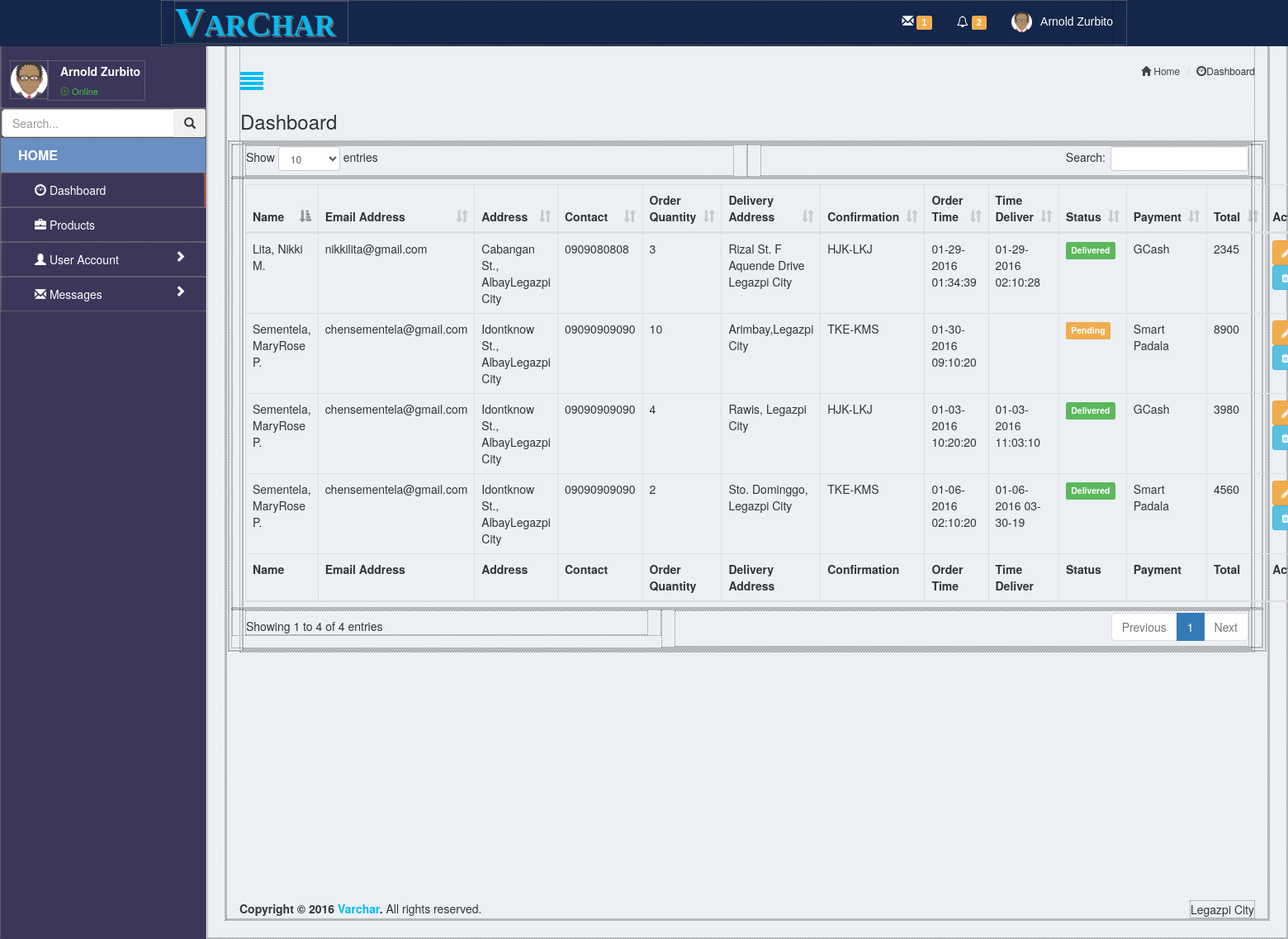
Screenshot of /admin/dashboard.php with the database file from the repository.
### tables this page shows
CREATE TABLE IF NOT EXISTS `_order` (
  `order_id` int(50) NOT NULL AUTO_INCREMENT,
  `address_deliver` varchar(500) NOT NULL,
  `confirmation` varchar(500) NOT NULL,
  `status` varchar(500) NOT NULL,
  `time_order` varchar(600) NOT NULL,
  `time_deliver` varchar(500) NOT NULL,
  `order_quantity` int(11) NOT NULL,
  `payment_method` varchar(500) NOT NULL,
  `payable` int(50) NOT NULL,
  `Cus_ID` int(11) NOT NULL,
  `User_ID` int(50) NOT NULL,
  PRIMARY KEY (`order_id`),
  KEY `Cus_ID` (`Cus_ID`),
  KEY `User_ID` (`User_ID`),
  KEY `User_ID_3` (`User_ID`)
);

CREATE TABLE IF NOT EXISTS `customer` (
  `Cus_ID` int(70) NOT NULL AUTO_INCREMENT,
  `Cus_Lname` varchar(500) NOT NULL,
  `Street` varchar(50) NOT NULL,
  `Municipality` varchar(50) NOT NULL,
  `City` varchar(50) NOT NULL,
  `Contact` varchar(50) NOT NULL,
  `Cus_Mname` varchar(600) NOT NULL,
  `Cus_Fname` varchar(600) NOT NULL,
  `User_ID` int(50) NOT NULL,
  PRIMARY KEY (`Cus_ID`),
  KEY `User_ID` (`User_ID`)
);

CREATE TABLE IF NOT EXISTS `user_account` (
  `User_ID` int(50) NOT NULL AUTO_INCREMENT,
  `Email` varchar(900) NOT NULL,
  `Password` varchar(900) NOT NULL,
  `Account_Type` varchar(500) NOT NULL,
  PRIMARY KEY (`User_ID`)
);

### admin/dashboard.php (the view, shortened to what this page needs)
<!DOCTYPE html>
<html lang="en">
<head>
    <link href="../bootstrap/css/bootstrap.css" rel="stylesheet">
    <link href="../css/style.css" rel="stylesheet">
     <link rel="stylesheet" type="text/css" href="../bootstrap/css/dataTables.bootstrap.min.css">
    <link rel="stylesheet" href="../bootstrap/css/font-awesome.min.css">
</head>
<body>
 <div id="wrapper">
   <header>
        <nav class="navbar navbar-fixed-top navbar-inverse" >
          <div class="container">
            <div class="navbar-header">
    <a href="" class="navbar-brand"><span class="vtext">V</span ><span class="archartext">AR<span  class="ctext">C</span>HAR</span></a>
            </div>
            <div class="collapse navbar-collapse" id="navbar-collapse">
               <ul class="nav navbar-nav navbar-right">
                  <li class="dropdown messages-menu">
                        <a href="#" class="dropdown-toggle" data-toggle="dropdown">
                            <i class="glyphicon glyphicon-envelope icon-animated-vertical"></i>
                            <span class="label label-warning notification-number">1</span>
                        </a>
                  </li>
                    <li class="dropdown notifications-menu">
                      <a href="#" class="dropdown-toggle" data-toggle="dropdown">
                        <i class="fa fa-bell-o fa-sm  icon-animated-bell"></i>
                        <span class="label label-warning">2</span>
                      </a>
                    </li>
                  <li class="dropdown user user-menu">
                    <a href="#" class="dropdown-toggle" data-toggle="dropdown">
                    <img src="../img/admin.png" class="img-circle user-image" alt="User Image"> <span class="hidden-xs"> Arnold Zurbito</span></a>
                  </li>
               </ul>
            </div>
          </div>
        </nav>
  </header>
        <div id="sidebar-wrapper">
            <ul class="sidebar-nav treeview-menu">
                  <div class="user-panel">
                      <div class="pull-left image">
                         <img src="../img/admin.png" class="img-circle" alt="User Image">
                      </div>
                      <div class="pull-left info">
                         <p>Arnold Zurbito</p>
                         <a href="#"><i class="glyphicon glyphicon-record text-success"></i> Online</a>
                      </div>
                  </div>
                    <form action="#" method="get" class="sidebar-form">
                      <div class="input-group">
                        <input type="text" name="q" class="form-control" placeholder="Search...">
                        <span class="input-group-btn">
                        <button type="submit" name="search" id="search-btn" class="btn btn-flat"><i class="glyphicon glyphicon-search"></i></button>
                        </span>
                      </div>
                    </form>
                <li class="hom text-left">
                    <div href="#" class="hom">
                        HOME
                    </div>
                </li>
                <li class="activate">
                  <div>
                      <a  href="dashboard.php" ><i class="  glyphicon glyphicon-dashboard"></i> Dashboard</a>
                 </div>
                </li>
                <li>
                  <div >
                      <a href="product.php"><i class="glyphicon glyphicon-briefcase"></i>  Products</a>
                 </div>
                </li>
                <li>
                     <div class="panel-headi ">
                            <a  class="accordion-toggle text-left " data-toggle="collapse" data-parent="#accordion" href="#account"><i class="glyphicon glyphicon-user"></i> User Account  <i class="glyphicon glyphicon-chevron-right icon-arrow-right "> </i>
                            </a>
                     </div>
                </li>
                <li>
                      <div class="panel-headi">
                            <a  class="accordion-toggle" data-toggle="collapse" data-parent="#accordion" href="#message" ><i class="glyphicon glyphicon-envelope"></i>  Messages <i class="glyphicon glyphicon-chevron-right icon-arrow-right"> </i>
                            </a>
                      </div>
                </li>
            </ul>
        </div>
        <div id="page-content-wrapper">
            <div class="container-fluid">
                <div class="row">
                    <div class="col-lg-12">
                      <div class="database">
                      <a href="#menu-toggle"  id="menu-toggle"><span class="fa fa-align-justify fa-2x" ></span></a>
              <section class="content-header">
                <h3>
                Dashboard
                </h3>
                <ol class="breadcrumb">
                  <li><a href=""><i class="glyphicon glyphicon-home"></i> Home</a></li>
                   <li><i class="  glyphicon glyphicon-dashboard"></i>Dashboard</li>
                </ol>
              </section>
    <section class="content">
        <div class="row">
          <div class="col-xs-12">
                <div class="box-body">
                    <table id="dashboard" class="table table-bordered table-hover responsive-utilities jambo_table bulk_action">
                      <thead>
                          <tr class="headings">
                            <th class="column-title">Name </th>
                            <th class="column-title">Email Address</th>
                            <th class="column-title">Address</th>
                            <th class="column-title">Contact</th>
                            <th>Order Quantity</th>
                            <th>Delivery Address</th>
                            <th>Confirmation</th>
                            <th>Order Time</th>
                            <th>Time Deliver</th>
                            <th>Status</th>
                            <th>Payment</th>
                            <th>Total</th>
                            <th>Action</th>
                          </tr>
                        </thead>
                        <tfoot>
                          <tr>
                            <th>Name </th>
                            <th>Email Address</th>
                            <th>Address</th>
                            <th>Contact</th>
                            <th>Order Quantity</th>
                            <th>Delivery Address</th>
                            <th>Confirmation</th>
                            <th>Order Time</th>
                            <th>Time Deliver</th>
                            <th>Status</th>
                            <th>Payment</th>
                            <th>Total</th>
                            <th>Action</th>
                          </tr>
                        </tfoot>
                        <tbody>
                      <?php
                        include('../php/connection.php');
                          $res = $conn->query("SELECT customer.Cus_Lname,Cus_Fname,Cus_Mname, Contact,Street,Municipality,City,Contact,
                            user_account.Email,_order.order_id,address_deliver,confirmation,order_quantity,status,payment_method,payable,time_order,time_deliver
                            from customer INNER JOIN
                            user_account ON customer.User_ID=user_account.User_ID Inner JOIN _order ON customer.Cus_ID=_order.Cus_ID ORDER BY Customer.Cus_Lname ASC");
                                while($row = $res->fetch_assoc()){
                                  ?>
                                      <tr>
                                          <td><?php echo $row['Cus_Lname'],', ',$row['Cus_Fname'],' ',$row['Cus_Mname'],'.'; ?></td>
                                          <td><?php echo $row['Email']; ?></td>
                                          <td><?php echo $row['Street'],' St., ',$row['Municipality'],$row['City'],' City'; ?></td>
                                          <td><?php echo $row['Contact']; ?></td>
                                          <td><?php echo $row['order_quantity']; ?></td>
                                          <td><?php echo $row['address_deliver']; ?></td>
                                          <td><?php echo $row['confirmation']; ?></td>
                                          <td><?php echo $row['time_order']; ?></td>
                                          <td><?php echo $row['time_deliver']; ?></td>
                                          <td>
                      <?php
                      if ($row['status'] == 'Pending')
                      {
                      echo '<span class="label label-warning">Pending</span>';
                      }
                      else if ($row['status'] == 'Delivered'){
                        echo '<span class="label label-success">Delivered</span>';
                      }
                      else{
                        echo "";
                      }
                        ?>
                      </td>
                                          <td><?php echo $row['payment_method']; ?></td>
                                          <td><?php echo $row['payable']; ?></td>
                                          <td>
                                          <button class="btn  btn-warning btn-sm" type="button" data-toggle="modal" data-target="#updated<?php echo $row['order_id'];?>">
            <i class="fa fa-pencil"></i>
            </button>
            <a class="btn btn-info btn-sm" onclick="return confirm('Are you sure you want to delete?There is no undo !')" href="deleteorder.php?ids=<?php echo $row['order_id'] ?>"><i class="fa fa-trash" aria-hidden="true"></i> Delete</a>
            </td>
                                      </tr>
                                  <?php
                                }
                                ?>
                        </tbody>
                      </table>
                </div>
          </div>
          </div>
        </section>
    </div>
                      <footer class="main-footer">
                              <div class="pull-right hidden-xs">
                                  Legazpi City
                              </div>
                               <strong>Copyright &copy; 2016 <a href="#">Varchar</a>.</strong> All rights reserved.
                      </footer>
                     </div>
                    </div>
                </div>
            </div>
        </div>
</body>
</html>

### css/style.css (style rules this page uses)
div { border:dotted thin grey; }
.vtext { text-shadow:2px 2px #666666; font-size:140%; font-weight: bold; color: #00baf3; font-family: "Times New Roman", Georgia, serif; }
.ctext { text-shadow:2px 2px #666666; font-size:120%; font-weight: bold; color: #00baf3; font-family: "Times New Roman", Georgia, serif; }
.archartext { font-family: "Times New Roman", Georgia, serif; text-shadow:2px 2px #666666; font-size:100%; font-weight: bold; color: #00baf3; }
body { position: relative; padding-top: 30px; background-color: #ecf0f5; }
ul { list-style-type: none; padding: 0px; margin: 0px; }
.panel-headi [data-toggle="collapse"]:after { float: right; color: #F58723; font-size: 18px; line-height: 22px; }
.icon-arrow-right { float: right; margin-top: 8px; margin-right: 25px; }
a { text-decoration:none;color: #00baf3 }
.user-panel { position: relative; width: 100%; padding: 10px; overflow: hidden; padding-top: 40px; }
.user-panel > .image > img { width: 100%; max-width: 45px; height: auto; }
.user-panel > .info { padding: 5px 5px 5px 15px; line-height: 1; position: absolute; left: 55px; }
.user-panel > .info > p { font-weight: 600; margin-bottom: 9px; color:#FFFFFF; }
.user-panel > .info > a { text-decoration: none; padding-right: 5px; margin-top: 3px; font-size: 11px; color:#48C63E; }
.breadcrumb { float: right; background: transparent; margin-top: 0; margin-bottom: 0; font-size: 12px; padding: 7px 5px; position: absolute; top: 15px; right: 10px; border-radius: 2px; }
.breadcrumb > li > a { color: #444; text-decoration: none; display: inline-block; }
.database { padding-top: 30px; }
.notification-number { width: 280px; padding-bottom:0 0 0 0; margin-top: 5px; top: 100%; }
.user-image { float: left; width: 25px; height: 25px; border-radius: 50%; margin-right: 10px; margin-top: -2px; }
#wrapper { padding-left: 0; -webkit-transition: all 0.5s ease; -moz-transition: all 0.5s ease; -o-transition: all 0.5s ease; transition: all 0.5s ease; }
#sidebar-wrapper { z-index: 1000; position: fixed; left: 250px; width: 0; height: 100%; margin-left: -250px; overflow-y: auto; background: #3b365a; -webkit-transition: all 0.5s ease; -moz-transition: all 0.5s ease; -o-transition: all 0.5s ease; transition: all 0.5s ease; }
#page-content-wrapper { width: 100%; position: absolute; }
.sidebar-nav { position: absolute; top: 0; width: 250px; margin: 0; padding: 0; background-color: #3b365a; list-style: none; }
.sidebar-nav li { text-indent: 20px; line-height: 40px; }
.hom { background-color: #698fc3;color:#fff; font-weight: bold; font-size:16px; }
.sidebar-nav li a { display: block; text-decoration: none; color: #fff; }
.activate { text-decoration: none; border-right: 3px solid #f4520e; }
@media (min-width:768px) { #wrapper { padding-left: 250px; } }
@media (min-width:768px) { #sidebar-wrapper { width: 250px; } }
@media (min-width:768px) { #page-content-wrapper { padding: 20px; position: relative; } }
.main-footer { bottom: 0; padding-top: 300px; }
.navbar-nav > .user-menu .user-image { float: left; width: 25px; height: 25px; border-radius: 50%; margin-right: 10px; margin-top: -2px; }
table.dataTable.select tbody tr, table.dataTable thead th:first-child { cursor: pointer; }

### rows the page displays
_order: Cus_ID.Cus_Lname "Lita", Cus_ID.Cus_Fname "Nikki", Cus_ID.Cus_Mname "M", User_ID.Email "nikkilita@gmail.com", Cus_ID.Street "Cabangan", Cus_ID.Municipality "Albay", Cus_ID.City "Legazpi", Cus_ID.Contact "0909080808", order_quantity "3", address_deliver "Rizal St. F Aquende Drive Legazpi City", confirmation "HJK-LKJ", time_order "01-29-2016 01:34:39", time_deliver "01-29-2016 02:10:28", status "Delivered", payment_method "GCash", payable "2345"
_order: Cus_ID.Cus_Lname "Sementela", Cus_ID.Cus_Fname "MaryRose", Cus_ID.Cus_Mname "P", User_ID.Email "chensementela@gmail.com", Cus_ID.Street "Idontknow", Cus_ID.Municipality "Albay", Cus_ID.City "Legazpi", Cus_ID.Contact "09090909090", order_quantity "10", address_deliver "Arimbay,Legazpi City", confirmation "TKE-KMS", time_order "01-30-2016 09:10:20", status "Pending", payment_method "Smart Padala", payable "8900"
_order: Cus_ID.Cus_Lname "Sementela", Cus_ID.Cus_Fname "MaryRose", Cus_ID.Cus_Mname "P", User_ID.Email "chensementela@gmail.com", Cus_ID.Street "Idontknow", Cus_ID.Municipality "Albay", Cus_ID.City "Legazpi", Cus_ID.Contact "09090909090", order_quantity "4", address_deliver "Rawis, Legazpi City", confirmation "HJK-LKJ", time_order "01-03-2016 10:20:20", time_deliver "01-03-2016 11:03:10", status "Delivered", payment_method "GCash", payable "3980"
_order: Cus_ID.Cus_Lname "Sementela", Cus_ID.Cus_Fname "MaryRose", Cus_ID.Cus_Mname "P", User_ID.Email "chensementela@gmail.com", Cus_ID.Street "Idontknow", Cus_ID.Municipality "Albay", Cus_ID.City "Legazpi", Cus_ID.Contact "09090909090", order_quantity "2", address_deliver "Sto. Dominggo, Legazpi City", confirmation "TKE-KMS", time_order "01-06-2016 02:10:20", time_deliver "01-06-2016 03-30-19", status "Delivered", payment_method "Smart Padala", payable "4560"
